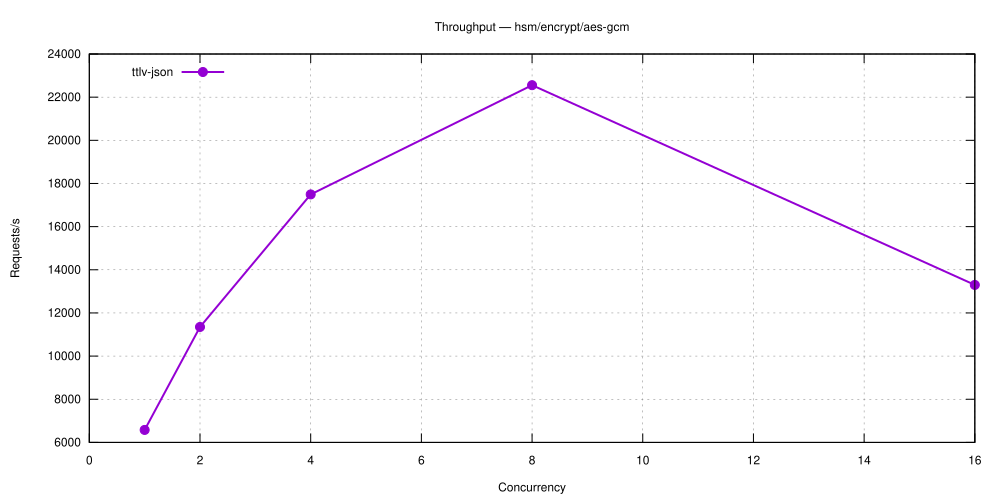

gnuplot code for this plot:
set terminal svg size 1000,500 enhanced font 'Helvetica,12'
set output 'hsm_encrypt_aes-gcm.svg'
set title 'Throughput — hsm/encrypt/aes-gcm'
set grid
set xlabel 'Concurrency'
set ylabel 'Requests/s'
set key top left
plot 'hsm_encrypt_aes-gcm-5.28.0-ttlv-json.dat' using 1:2 with linespoints lw 2 pt 7 title 'ttlv-json'
